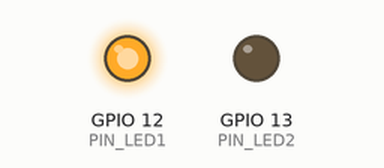
The program below on a simulated ESP32. On the bench: output pins drawn as LEDs (lit = HIGH). Random numbers use the default seed unless the program sets one; USB keyboard and mouse output is not drawn; not simulated (calls return 0 or success): Credentials.h.

Above: at 0.1 s.
At 1.0 s:
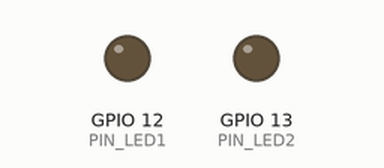
Timing chart, 0 to 2.5 s (numbered marks = the images above):
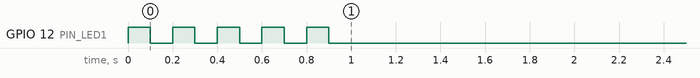

The program:

main.cpp
```cpp
//  Debug - OK
//  Board_descryption
//  Add delat - opuźnienie
//
//


#ifdef BOARDSuperMini
#define PIN_LED1 8 //LED_BUILTIN 8
#define BOARD_DESCRIPTION "Super_Mini"
#else

#define BOARD_DESCRIPTION "LuatOS_C3"
#endif
#include <Credentials.h>
#include <Arduino.h>
#include <BleMouse.h>
#include "LuatOS_C3.h"

//#define DEBUG  // Definiuje DEBUG


BleMouse bleMouse(BOARD_DESCRIPTION, "LOGGII", 88);
long check2s = 0;
int rando = 0;
int delat = 150000;  // opuźnienie 2,5 minuty

void setup() {
#ifdef DEBUG
  Serial.begin(115200);
  //Serial.begin(460800);
  Serial.println("Heloo");
  Serial.println(BOARD_DESCRIPTION);
#endif

  initLEDs();
  //initKeys();
  blinkk(5, 100, PIN_LED1);
  //autoConfigWifi();
  bleMouse.begin();
}

void loop() {
  auto ms = millis();
  /*
  if (ms - check1s > 1000) {
    check1s = ms;
    ArduinoOTA.handle();
  }
  */
  if(bleMouse.isConnected()) {
    if(ms - check2s > (delat + rando)) {
        check2s = ms;
        short int x = random(-60, 60);
        short int y = random(-60, 60);
        rando = random(1000, 2000);
        rando = rando * (-1, 1 );
        blinkk(8, 120, PIN_LED1);
        digitalWrite(PIN_LED1, LOW);
        delay(500);
        bleMouse.move(x, y);
        delay(30);
        bleMouse.move(-x, -y);
        delay(30);
        digitalWrite(PIN_LED1, HIGH);

      #ifdef DEBUG
      Serial.print(check2s);
      Serial.print("; ");
      Serial.print(x);
      Serial.print("; ");
      Serial.print(y);
      Serial.print("; ");
      Serial.println(rando);
      #endif
    }
  }
  #ifdef DEBUG
    if (!bleMouse.isConnected() && (millis() - check2s > delat - 30000)) {
        check2s = millis();
        Serial.println("Not connected");
    }
  #endif


}
```

LuatOS_C3.h
```cpp
#ifndef __LUAT_OS_C3_H__
#define __LUAT_OS_C3_H__

#include <Arduino.h>
#include <Credentials.h>
#include <ArduinoOTA.h>
//#include <TFT_eSPI.h>

#define TZ 2            // Polsk 2 Chiny 8
#define DST_MN 0        // 默认为0
#define TZ_MN ((TZ)*60) //时间换算
#define TZ_SEC ((TZ)*3600)
#define DST_SEC ((DST_MN)*60)

#ifdef BOARDSuperMini
#define PIN_LED1 8 //LED_BUILTIN 8
#else
#define PIN_LED1 12
#define PIN_LED2 13
#endif


/*
// 4,5,8,9,13
#define KEY_LEFT 5
#define KEY_RIGHT 9
#define KEY_UP 8
#define KEY_DOWN 13
#define KEY_CENTER 4

uint8_t PIN_KEYS[] = {KEY_LEFT, KEY_RIGHT, KEY_UP, KEY_DOWN, KEY_CENTER};
//extern TFT_eSPI tft;
extern char buf[];

void inline initKeys() {
  for (int i = 0; i < sizeof(PIN_KEYS); i++) {
    pinMode(PIN_KEYS[i], INPUT_PULLUP);
  }
}
*/
//void inline setLCDBrightness(int bri) { ledcWrite(0, bri); }
/*
void inline setupOTAConfig() {
  ArduinoOTA.onStart([] {
    tft.fillScreen(TFT_BLACK);
    tft.setTextColor(TFT_PINK, TFT_BLACK);
    tft.drawCentreString("OTA Update", 80, 10, 2);
    tft.drawRoundRect(30, 40, 100, 10, 2, TFT_ORANGE);
  });
  ArduinoOTA.onProgress([](u32_t pro, u32_t total) {
    tft.setTextColor(TFT_SKYBLUE, TFT_BLACK);
    sprintf(buf, "%d / %d", pro, total);
    tft.drawCentreString(buf, 80, 60, 2);
    int pros = pro * 100 / total;
    tft.fillRoundRect(30, 40, pros, 10, 2, TFT_ORANGE);
  });
  ArduinoOTA.onEnd([] {
    tft.fillScreen(TFT_BLACK);
    tft.setTextColor(TFT_GREEN, TFT_BLACK);
    tft.drawCentreString("Update Succeed!!", 80, 20, 2);
    tft.setTextColor(TFT_SKYBLUE, TFT_BLACK);
    tft.drawCentreString("Restarting...", 80, 40, 2);
  });
  ArduinoOTA.onError([](ota_error_t err) {
    tft.fillScreen(TFT_BLACK);
    tft.setTextColor(TFT_RED, TFT_BLACK);
    sprintf(buf, "OTA Error [%d]!!", err);
    tft.drawCentreString(buf, 80, 30, 2);
  });
  ArduinoOTA.begin();
}
*/
//#ifndef BOARDSuperMini // NEGACJA BOARDSuperMini

/*
void inline autoConfigWifi() {
  WiFi.mode(WIFI_MODE_STA);
  WiFi.disconnect();
  delay(100);
  Serial.println(mySSID);
  WiFi.begin(mySSID, myPASSWORD);
  //WiFi.begin();
  for (int i = 0; WiFi.status() != WL_CONNECTED && i < 100; i++) {
    delay(100);
  }
  Serial.print("IP: ");
  Serial.println(WiFi.localIP().toString().c_str());
  //sprintf(buf, "IP: %s", WiFi.localIP().toString().c_str());
  //tft.println(buf);
  if (WiFi.status() != WL_CONNECTED) {
    WiFi.mode(WIFI_MODE_APSTA);
    WiFi.beginSmartConfig();
    while (WiFi.status() != WL_CONNECTED) {
      delay(100);
       Serial.print(".");
    }
    WiFi.stopSmartConfig();
    WiFi.mode(WIFI_MODE_STA);
  }
}
//#endif
*/


/*
void inline initTFT() {
  tft.begin();
  tft.setRotation(3);
  tft.setTextFont(2);
  tft.fillScreen(TFT_BLACK);
  pinMode(TFT_BL, OUTPUT);
  ledcSetup(0, 1000, 10);
  ledcAttachPin(TFT_BL, 0);
  setLCDBrightness(100);
}
*/
void inline initLEDs() {
 #ifdef BOARDSuperMini
  pinMode(PIN_LED1, OUTPUT);
  digitalWrite(PIN_LED1, LOW);
#else
  pinMode(PIN_LED1, OUTPUT);
  pinMode(PIN_LED2, OUTPUT);
  digitalWrite(PIN_LED1, LOW);
  digitalWrite(PIN_LED2, LOW);
#endif

//  pinMode(PIN_LED1, OUTPUT);
//  pinMode(PIN_LED2, OUTPUT);
//  digitalWrite(PIN_LED1, LOW);
//  digitalWrite(PIN_LED2, LOW);
}


void blinkk(short int x, unsigned long del, short int ledd)
//void blinkk(int x; int del)
{
  // short int  -32768 to +32767
  // short char -128 to +128
  //int ledd =13;

  for (int i = 0; i < x; i++) {

    digitalWrite(ledd, HIGH);
    delay(del);
    digitalWrite(ledd, LOW);
    delay(del);
  }
}

#endif
```
